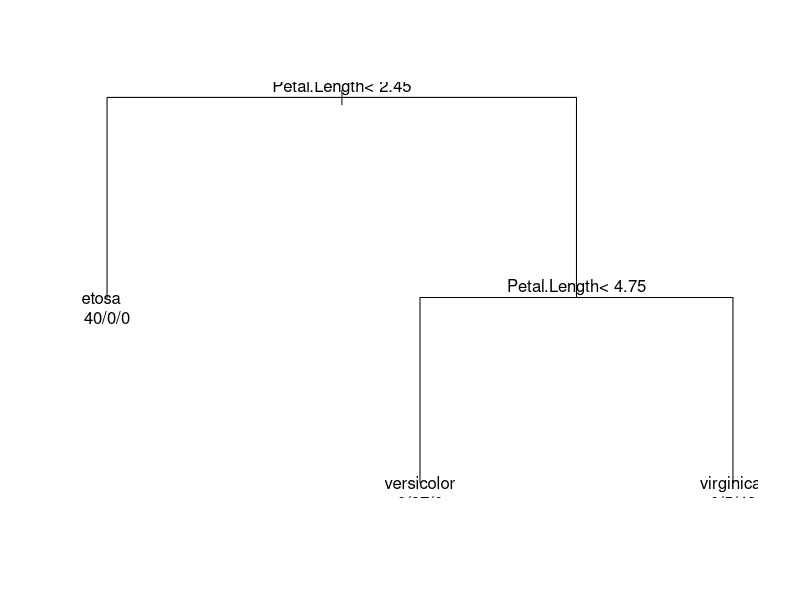

This chart was generated by the following R code:
#=======================================================================================================
# Program For Decision Tree Using iris Data:- 
#=======================================================================================================
library(rpart) #library for Decision tree for generation of parts
Dataset=iris  
shuff=Dataset[sample(1:nrow(Dataset)),] # Shuffling the given dataset using sample command
trainData=shuff[1:125,] # divide that data into Test & train 
testData=shuff[126:150,]
tree=rpart(Species ~ Sepal.Length+ Sepal.Width+Petal.Length+Petal.Width,trainData,method="class") # for generating tree
plot(tree)                            #plotting the tree 
text(tree, use.n = TRUE)  
predicted=round(predict(tree,testData)) #rounding the values 
Npredict=NULL # creating the vector for Predicting the class
for (i in 1:nrow(predicted)) 
{
  prediction=as.numeric(which.max(predicted[i,]))
  Npredict=c(Npredict,prediction)
}
compare=(Npredict==as.numeric(testData$Species))               # compare actual classes and predicted classes
accuracy=sum(compare)/length(Npredict)*100                      # accuracy
print(accuracy)                  #printing the accuracy